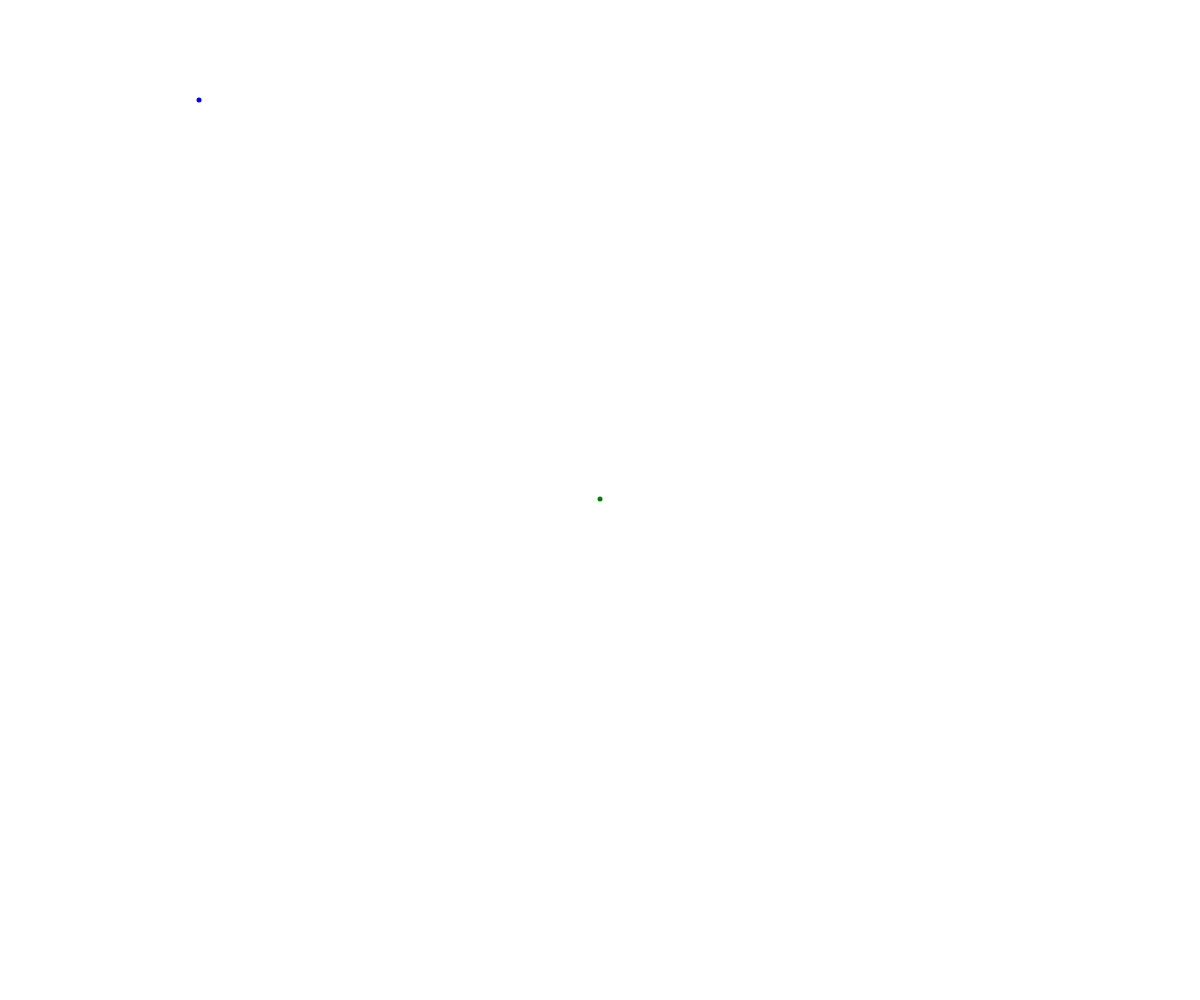
Frame 1 (no input)
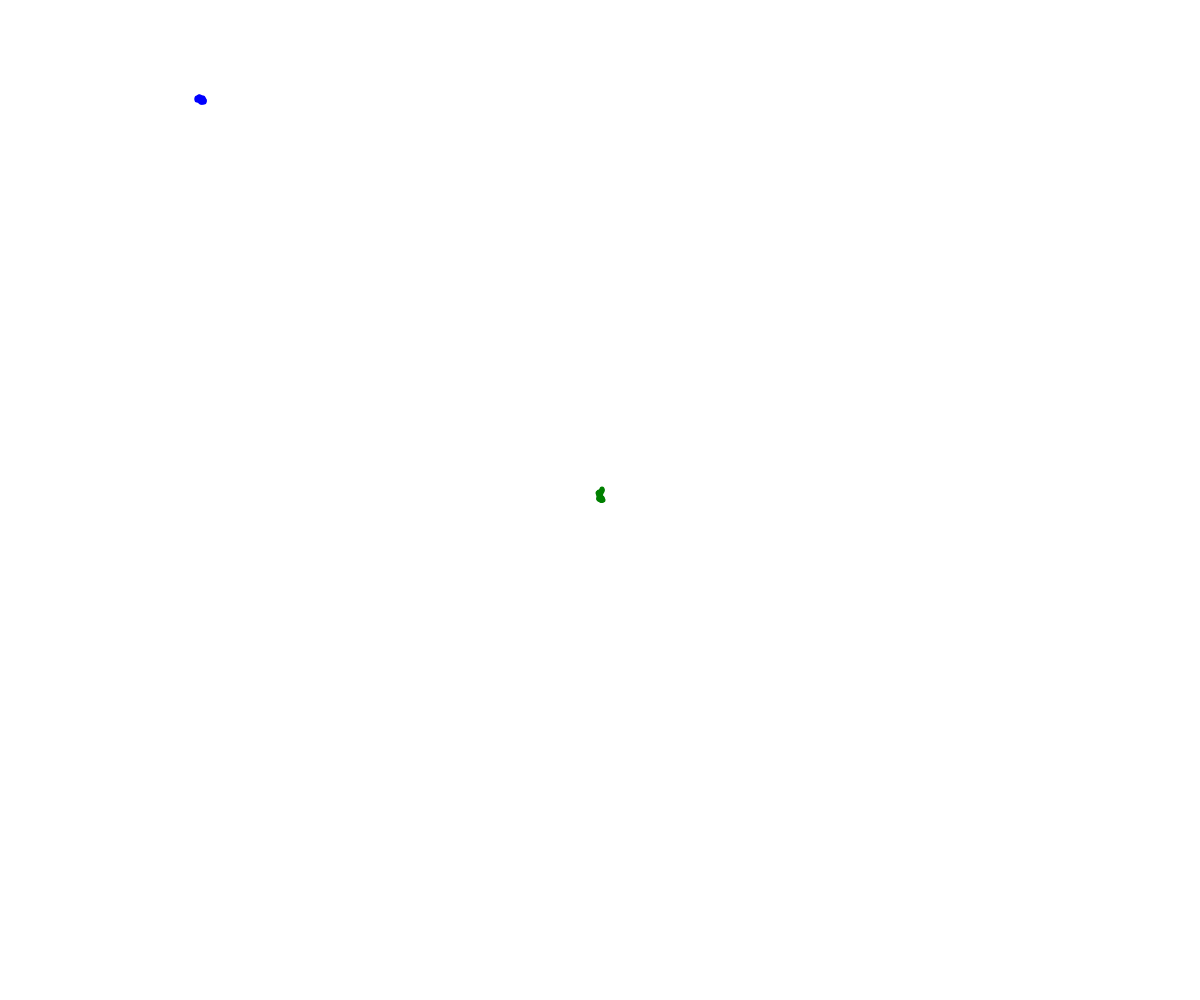
Frame 60 (no input)
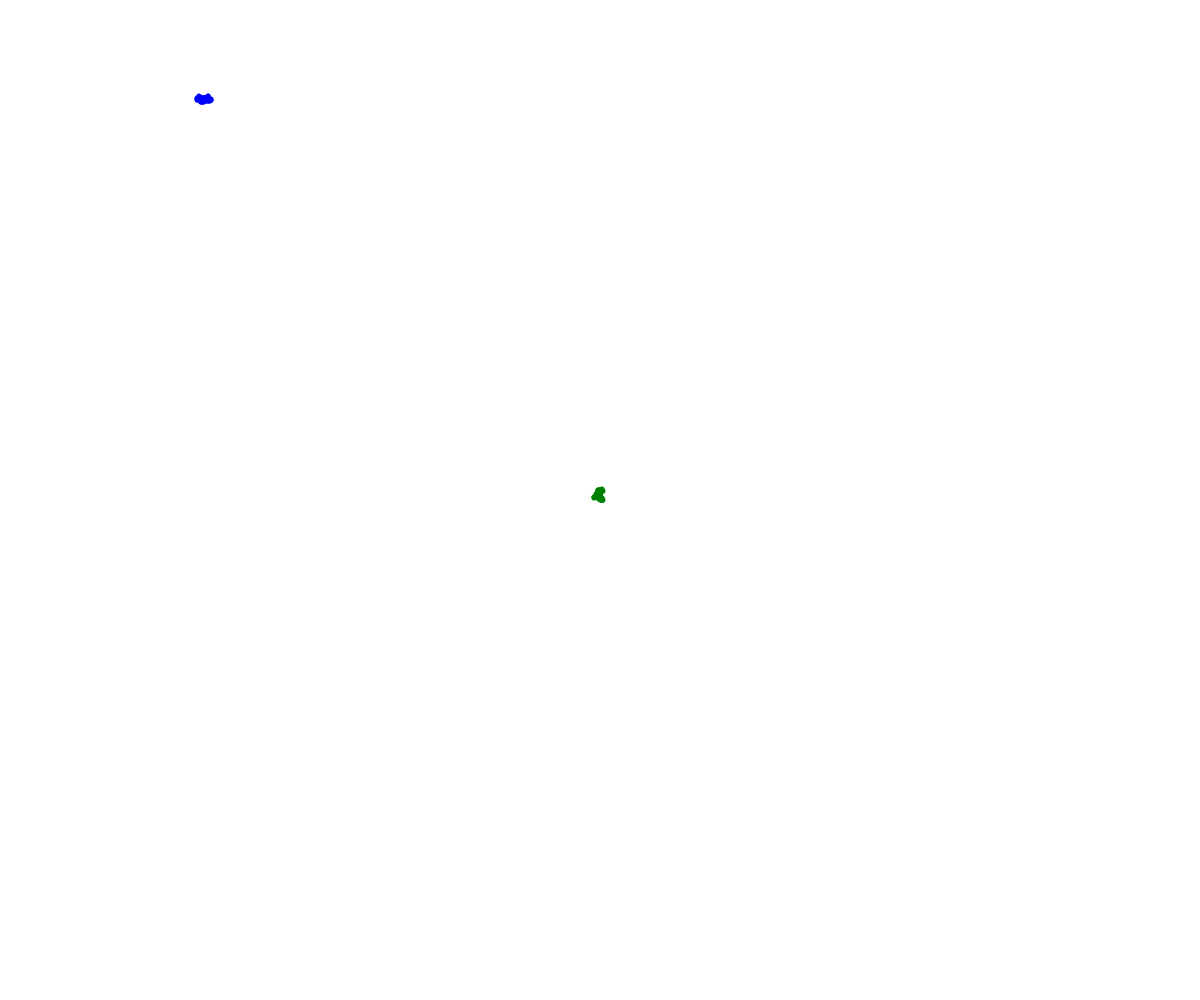
Frame 120 (the mouse pressed at the canvas centre since frame 60)

The p5.js sketch that drew these frames (run headless with seeded random() and noise() and a simulated clock; from frame 60 on, the mouse is pressed at the canvas centre):

// p5.js sketch
// ── sketch.js
// Object Intro

let jacky;
let april;

function setup() {
  createCanvas(windowWidth, windowHeight);
  jacky = new Walker(width/2, height/2, "green");
  april = new Walker(200, 100, "blue");
}

function draw(){
  jacky.move();
  april.move();

  jacky.display();
  april.display();
}

class Walker {
  constructor(x, y, theColor){
    this.x = x;
    this.y = y;
    this.color = theColor;
  }

  move() {
    let choice = random(100);
    if(choice < 25){
      //left
      this.x -= 1;
    }
    else if (choice <50){
      //right
      this.x += 1;
    }
    else if (choice <75){
      //right
      this.y -= 1;
    }
    else{
      this.y += 1;
    }
  }

  display(){
    noStroke();
    fill(this.color);
    circle(this.x,this.y,5);
  }
}
